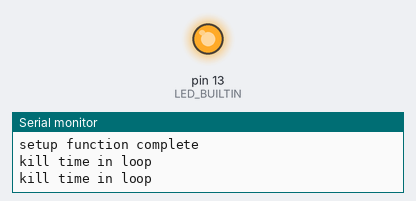
Recording of a sketch running on a simulated Arduino Uno, built with avr-gcc and run on an emulated ATmega328P. Shown: output pins drawn as LEDs (lit = HIGH), the last lines printed to the serial monitor.

Above: at 0.3 s.
At 33.8 s:
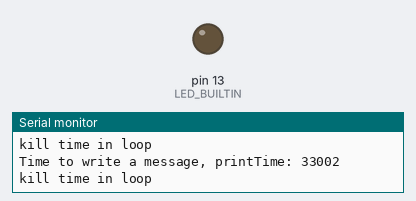
Timing chart, 0 to 34.8 s (numbered marks = the images above):
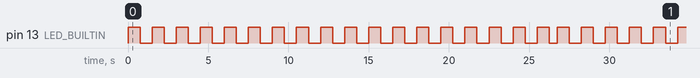

Measured:
- by itself, pin 13 (LED_BUILTIN): repeats every 26.8 s: LOW 0.50 s, 17 × (HIGH 0.75 s, LOW 0.75 s), HIGH 0.75 s
- by itself, everything shown: repeats every 7.5 s, in 10 steps

The sketch:

example2.ino
```cpp
const unsigned long BLINK_INTERVAL = 500;
const unsigned long PRINT_INTERVAL = 550;
unsigned long blinkTime, printTime;
byte ledState;

void setup() {
  pinMode(LED_BUILTIN, OUTPUT);
  Serial.begin(38400);
  ledState = 1;
  digitalWrite(LED_BUILTIN, ledState);
  blinkTime = millis();
  printTime = millis();
  Serial.println(F("setup function complete"));
}

void loop() {
  if( (millis() - blinkTime) > BLINK_INTERVAL)
  {
    ledState = ledState ^ (byte)0x01;
    digitalWrite(LED_BUILTIN, ledState);
    blinkTime = millis();
  }
  else if( (millis() - printTime) > PRINT_INTERVAL)
  {
    Serial.print(F("Time to write a message, printTime: "));
    Serial.println(printTime);
    printTime = millis();
  }
  else
  {
    unsigned long count = millis();
    Serial.println(F("kill time in loop"));
    while( (millis() - count) < 250);
  }


}
```
